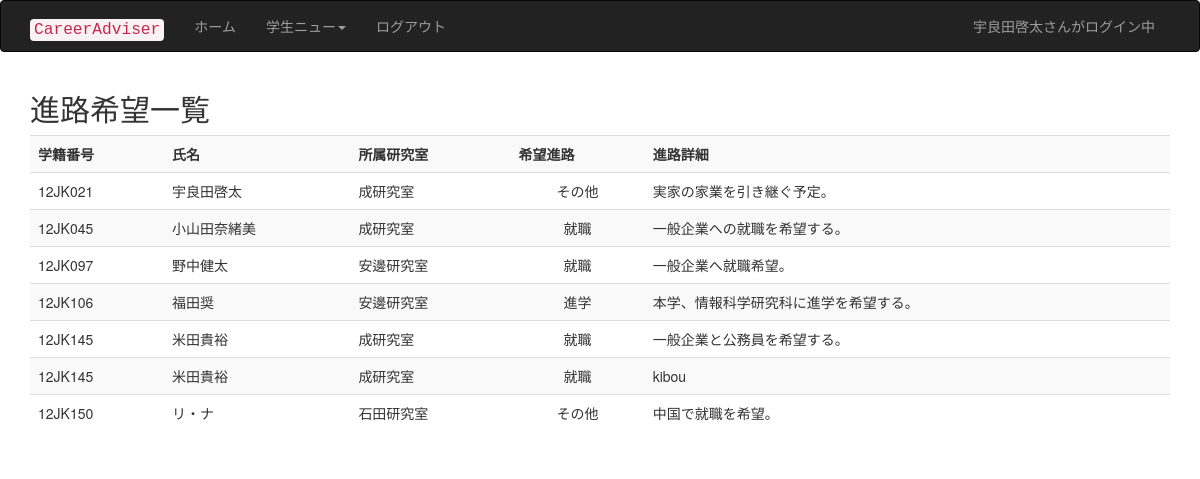
The app's page /wish_list.php (signed in) with its own data.
### tables this page shows
CREATE TABLE IF NOT EXISTS `tb_wish` (
  `sid` varchar(16) NOT NULL,
  `careertype` int(11) NOT NULL,
  `detail` text NOT NULL
);

### wish_list.php (the view, shortened to what this page needs)
<?php
include('page_header.php');
require_once('db_inc.php');
echo "<h2>進路希望一覧</h2>";
$sql = "SELECT w.*, g.sname, g.lbname FROM tb_wish w, vw_gakusei g where w.sid=g.sid order by sid, careertype " ;
$rs = mysql_query($sql, $conn);
$row = mysql_fetch_array($rs) ;
echo '<table class="table table-striped table-hover">';
echo '<tr><th>学籍番号</th><th>氏名</th><th>所属研究室</th><th>希望進路</th><th>進路詳細</th></tr>';
while ($row) {
 echo '<tr>';
 echo '<td>' . $row['sid'] . '</td>';
 echo '<td>' . $row['sname']. '</td>';
 echo '<td>' . $row['lbname'] . '</td>';
 $i = $row['careertype'];
 $careertype = array(
 1=>"就職",
 2=>"進学",
 3=>"その他"
 );
  echo '<td align="center">' . $careertype[$i] . '</td>';
 echo '<td>' . $row['detail'] . '</td>';
 echo '</tr>';
 $row = mysql_fetch_array($rs) ;
}
echo '</table>';
include('page_footer.php');
?>

### records on screen
tb_wish: sid "12JK021", sname "宇良田啓太", lbname "成研究室", careertype "その他", detail "実家の家業を引き継ぐ予定。"
tb_wish: sid "12JK045", sname "小山田奈緒美", lbname "成研究室", careertype "就職", detail "一般企業への就職を希望する。"
tb_wish: sid "12JK097", sname "野中健太", lbname "安邊研究室", careertype "就職", detail "一般企業へ就職希望。"
tb_wish: sid "12JK106", sname "福田奨", lbname "安邊研究室", careertype "進学", detail "本学、情報科学研究科に進学を希望する。"
tb_wish: sid "12JK145", sname "米田貴裕", lbname "成研究室", careertype "就職", detail "一般企業と公務員を希望する。"
tb_wish: sid "12JK145", sname "米田貴裕", lbname "成研究室", careertype "就職", detail "kibou"
tb_wish: sid "12JK150", sname "リ・ナ", lbname "石田研究室", careertype "その他", detail "中国で就職を希望。"

### other values on screen
$s[$i] "学生"
$label "ログアウト"
$_SESSION['uname'] "宇良田啓太"
